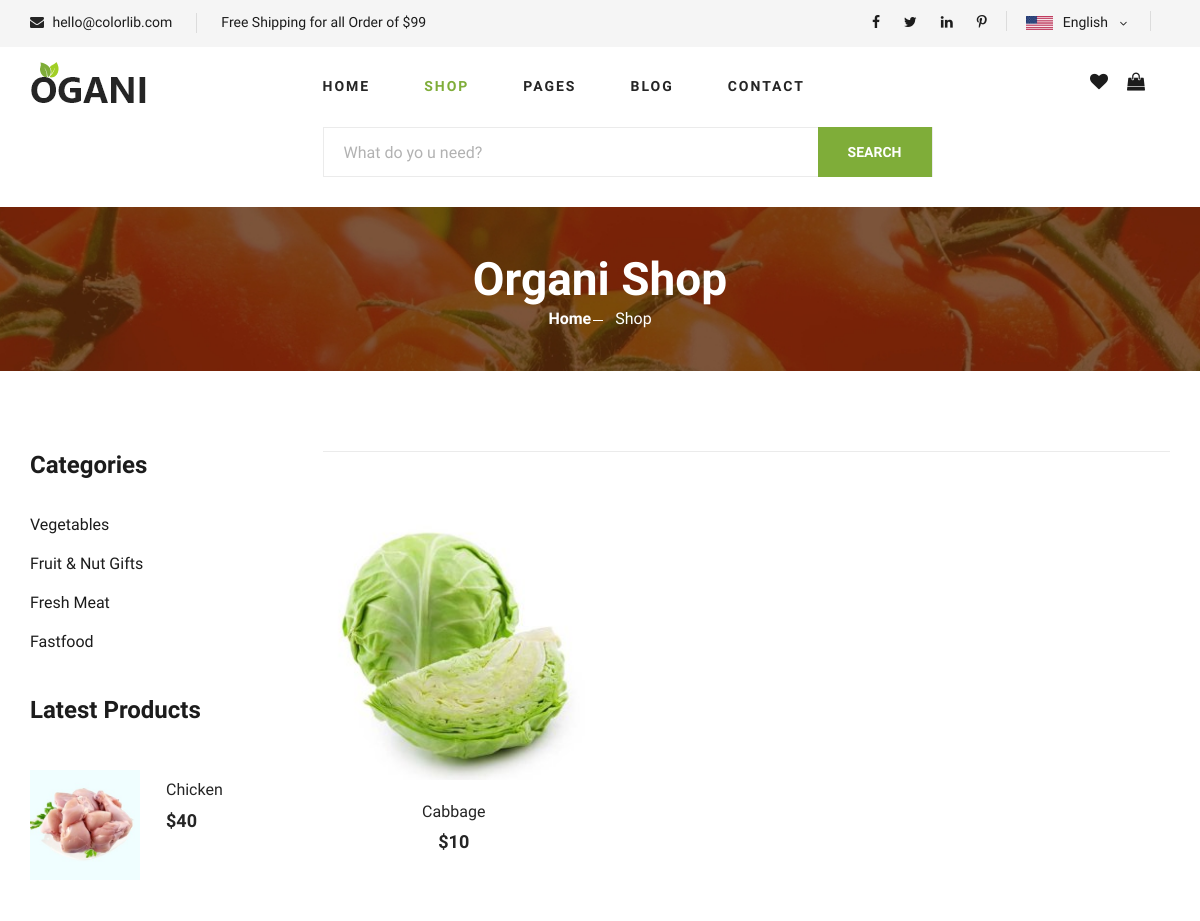
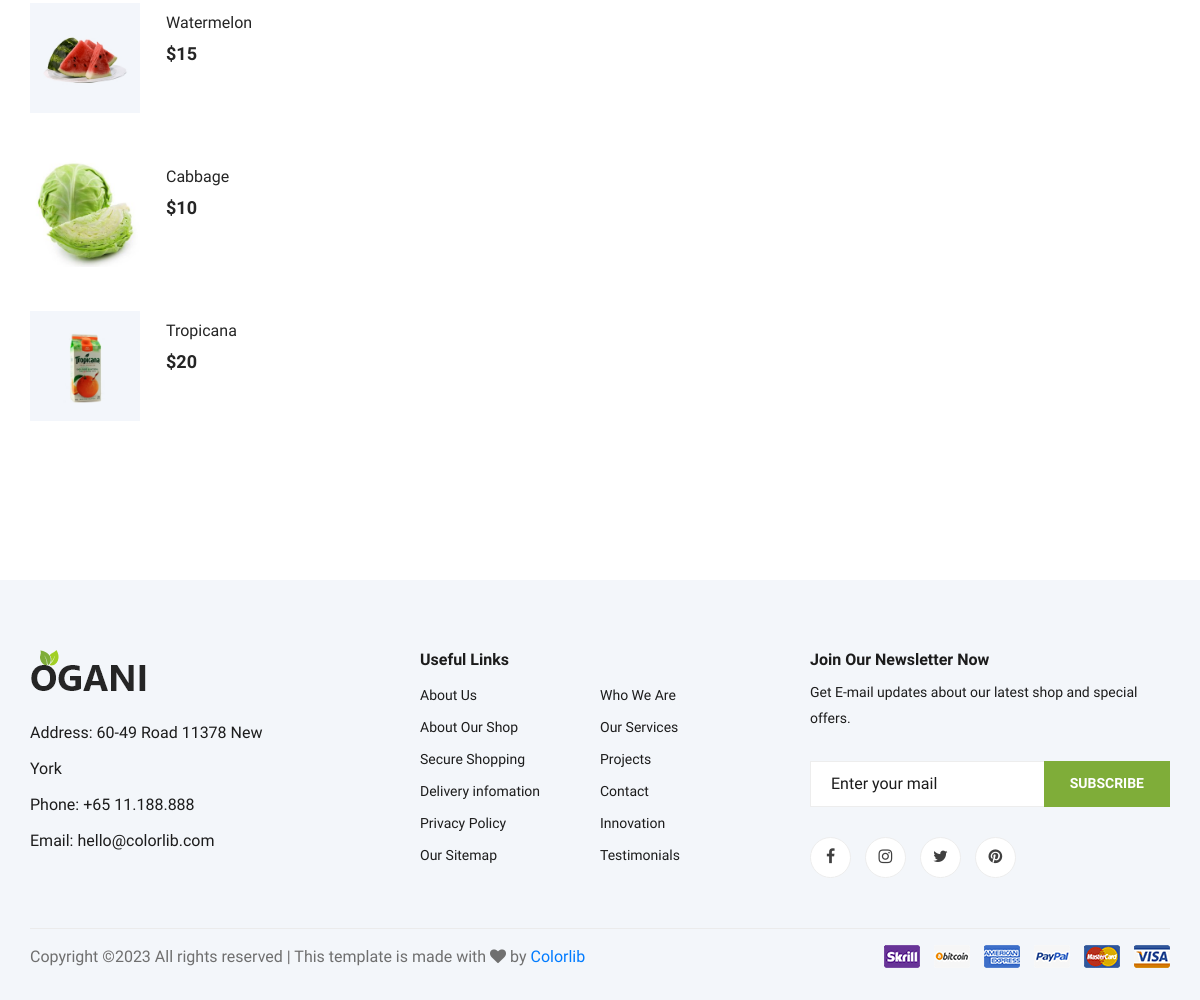
Page /category/1/ on the committed database (2 pictures, top to bottom).
### fresh/models.py (models this page shows, shortened)
class Category(models.Model):
    cname = models.CharField(max_length=100)
    category_image = models.ImageField(upload_to='media/', null=True)

class Product(models.Model):
    pname = models.CharField(max_length=100)
    price = models.IntegerField()
    category = models.ForeignKey(Category, on_delete=models.CASCADE)
    image = models.ImageField(upload_to='media/', null=True)
    description = models.CharField(max_length=500, null=True)
    availability = models.CharField(max_length=100, null=True)
    quantity = models.CharField(max_length=10, null=True)
    created_at = models.DateField(auto_now_add=True, null=True)

### fresh/views.py (the view)
# urls.py: path('category/<int:id>/', views.category, name="category"),
def category(request, id):
    category_list = Category.objects.all()
    products = Product.objects.filter(category__id=id)
    latest_product = Product.objects.order_by('-id')[0:4]
    return render(request, "shop-grid.html", {"products": products, 'category_list': category_list,
                                              'latest_product': latest_product})

### templates/shop-grid.html (shortened to what this page needs)
 {% load static %}
<!DOCTYPE html>
<html lang="zxx">
<head>
    <link rel="stylesheet" href="{% static 'css/bootstrap.min.css' %}" type="text/css">
    <link rel="stylesheet" href="{% static 'css/font-awesome.min.css' %}" type="text/css">
    <link rel="stylesheet" href="{% static 'css/elegant-icons.css' %}" type="text/css">
    <link rel="stylesheet" href="{% static 'css/nice-select.css' %}" type="text/css">
    <link rel="stylesheet" href="{% static 'css/jquery-ui.min.css' %}" type="text/css">
    <link rel="stylesheet" href="{% static 'css/owl.carousel.min.css' %}" type="text/css">
    <link rel="stylesheet" href="{% static 'css/slicknav.min.css' %}" type="text/css">
    <link rel="stylesheet" href="{% static 'css/style.css' %}" type="text/css">
</head>
<body>
    <header class="header">
        <div class="header__top">
            <div class="container">
                <div class="row">
                    <div class="col-lg-6">
                        <div class="header__top__left">
                            <ul>
                                <li><i class="fa fa-envelope"></i> hello@colorlib.com</li>
                                <li>Free Shipping for all Order of $99</li>
                            </ul>
                        </div>
                    </div>
                    <div class="col-lg-6">
                        <div class="header__top__right">
                            <div class="header__top__right__social">
                                <a href="#"><i class="fa fa-facebook"></i></a>
                                <a href="#"><i class="fa fa-twitter"></i></a>
                                <a href="#"><i class="fa fa-linkedin"></i></a>
                                <a href="#"><i class="fa fa-pinterest-p"></i></a>
                            </div>
                            <div class="header__top__right__language">
                                <img src="{% static 'img/language.png' %}" alt="">
                                <div>English</div>
                                <span class="arrow_carrot-down"></span>
                            </div>
                        </div>
                    </div>
                </div>
            </div>
        </div>
        <div class="container">
            <div class="row">
                <div class="col-lg-3">
                    <div class="header__logo">
                        <a href="/"><img src="{% static 'img/logo.png' %}" alt=""></a>
                    </div>
                </div>
                <div class="col-lg-6">
                    <nav class="header__menu">
                        <ul>
                            <li><a href="/">Home</a></li>
                            <li class="active"><a href="/shop">Shop</a></li>
                            <li><a href="#">Pages</a>
                            </li>
                            <li><a href="/blog">Blog</a></li>
                            <li><a href="/contact">Contact</a></li>
                        </ul>
                    </nav>
                </div>
                <div class="col-lg-3">
                    <div class="header__cart">
                      <ul>
                          <li><a href="/wishlist"><i class="fa fa-heart"></i></a></li>
                          <li><a href="/cart_items"><i class="fa fa-shopping-bag"></i></a></li>
                      </ul>
                    </div>
                </div>
            </div>
        </div>
    </header>
    <section class="hero hero-normal">
        <div class="container">
            <div class="row">
                <div class="col-lg-3">
                </div>
                <div class="col-lg-9">
                    <div class="hero__search">
                        <div class="hero__search__form">
                            <form method="POST" action="{% url 'fresh:search_product' %}">
                                <input type="text" name="pname" placeholder="What do yo u need?">
                                <button type="submit" class="site-btn">SEARCH</button>
                            </form>
                        </div>
                    </div>
                </div>
            </div>
        </div>
    </section>
    <section class="breadcrumb-section set-bg" data-setbg="{% static 'img/breadcrumb.jpg' %}">
        <div class="container">
            <div class="row">
                <div class="col-lg-12 text-center">
                    <div class="breadcrumb__text">
                        <h2>Organi Shop</h2>
                        <div class="breadcrumb__option">
                            <a href="/">Home</a>
                            <span>Shop</span>
                        </div>
                    </div>
                </div>
            </div>
        </div>
    </section>
    <section class="product spad">
        <div class="container">
            <div class="row">
                <div class="col-lg-3 col-md-5">
                    <div class="sidebar">
                        <div class="sidebar__item">
                            <h4>Categories</h4>
                            <ul>
                             {% for category in category_list %}
                             <li><a href="{% url 'fresh:category' category.id %}">{{category.cname}}</a></li>
                             {% endfor %}
                        </ul>
                        </div>
                        <div class="sidebar__item">
                            <div class="latest-product__text">
                                <h4>Latest Products</h4>
                                {% for latest in latest_product %}
                                <div class="latest-product__slider owl-carousel">
                                    <div class="latest-prdouct__slider__item">
                                        <a href="{% url 'fresh:description' latest.id %}" class="latest-product__item">
                                            <div class="latest-product__item__pic">
                                                <img src="{{latest.image.url}}"><br>
                                            </div>
                                            <div class="latest-product__item__text">
                                                <h6>{{latest.pname}}</h6>
                                                <span>${{latest.price}}</span>
                                            </div>
                                        </a>
                                    </div>
                                </div>
                                {% endfor %}
                            </div>
                        </div>
                    </div>
                </div>
                <div class="col-lg-9 col-md-7">
                    <div class="filter__item">
                    </div>
                    <div class="row">
                        {% for product in products %}
                        <div class="col-lg-4 col-md-6 col-sm-6">
                            <div class="product__item">
                                <div class="product__item__pic set-bg">
                                    <img src="{{product.image.url}}"><br>
                                </div>
                                <div class="product__item__text">
                                    <h6><a href="{% url 'fresh:description' product.id %}">{{product.pname}}</a><br></h6>
                                    <h5>${{product.price}} </h5>
                                </div>
                            </div>
                        </div>
                        {% endfor %}
                </div>
            </div>
        </div>
    </section>
    <footer class="footer spad">
        <div class="container">
            <div class="row">
                <div class="col-lg-3 col-md-6 col-sm-6">
                    <div class="footer__about">
                        <div class="footer__about__logo">
                            <a href="/"><img src="{% static 'img/logo.png' %}" alt=""></a>
                        </div>
                        <ul>
                            <li>Address: 60-49 Road 11378 New York</li>
                            <li>Phone: +65 11.188.888</li>
                            <li>Email: hello@colorlib.com</li>
                        </ul>
                    </div>
                </div>
                <div class="col-lg-4 col-md-6 col-sm-6 offset-lg-1">
                    <div class="footer__widget">
                        <h6>Useful Links</h6>
                        <ul>
                            <li><a href="#">About Us</a></li>
                            <li><a href="#">About Our Shop</a></li>
                            <li><a href="#">Secure Shopping</a></li>
                            <li><a href="#">Delivery infomation</a></li>
                            <li><a href="#">Privacy Policy</a></li>
                            <li><a href="#">Our Sitemap</a></li>
                        </ul>
                        <ul>
                            <li><a href="#">Who We Are</a></li>
                            <li><a href="#">Our Services</a></li>
                            <li><a href="#">Projects</a></li>
                            <li><a href="#">Contact</a></li>
                            <li><a href="#">Innovation</a></li>
                            <li><a href="#">Testimonials</a></li>
                        </ul>
                    </div>
                </div>
                <div class="col-lg-4 col-md-12">
                    <div class="footer__widget">
                        <h6>Join Our Newsletter Now</h6>
                        <p>Get E-mail updates about our latest shop and special offers.</p>
                        <form action="#">
                            <input type="text" placeholder="Enter your mail">
                            <button type="submit" class="site-btn">Subscribe</button>
                        </form>
                        <div class="footer__widget__social">
                            <a href="#"><i class="fa fa-facebook"></i></a>
                            <a href="#"><i class="fa fa-instagram"></i></a>
                            <a href="#"><i class="fa fa-twitter"></i></a>
                            <a href="#"><i class="fa fa-pinterest"></i></a>
                        </div>
                    </div>
                </div>
            </div>
            <div class="row">
                <div class="col-lg-12">
                    <div class="footer__copyright">
                        <div class="footer__copyright__text"><p>
  Copyright &copy;<script>document.write(new Date().getFullYear());</script> All rights reserved | This template is made with <i class="fa fa-heart" aria-hidden="true"></i> by <a href="https://colorlib.com" target="_blank">Colorlib</a>
  </p></div>
                        <div class="footer__copyright__payment"><img src="{% static 'img/payment-item.png' %}" alt=""></div>
                    </div>
                </div>
            </div>
        </div>
    </footer>
</body>
</html>

### rows in the picture
Category: cname "Vegetables"
Category: cname "Fruit & Nut Gifts"
Category: cname "Fresh Meat"
Category: cname "Fastfood"
Product: image (picture), pname "Chicken", price "40"
Product: image (picture), pname "Watermelon", price "15"
Product: image (picture), pname "Cabbage", price "10"
Product: image (picture), pname "Tropicana", price "20"
